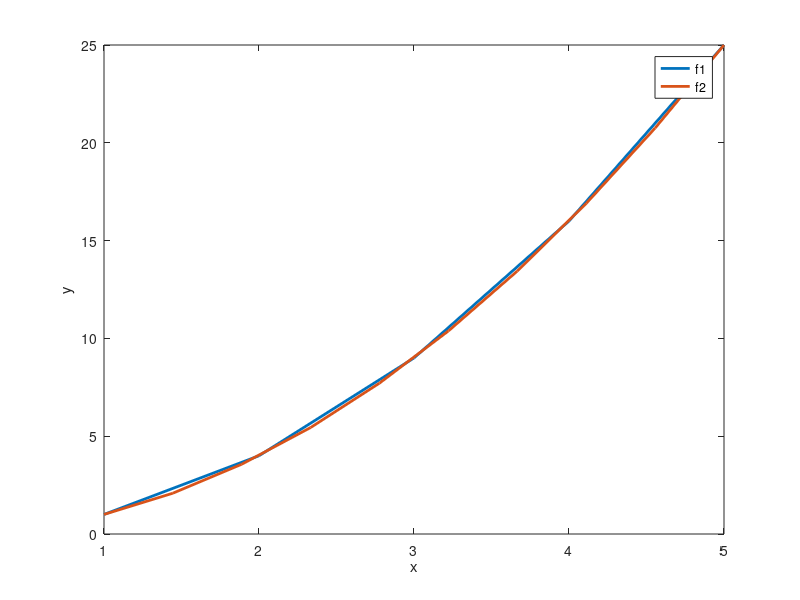

Write MATLAB code to recreate this figure. (Note: this script raises an error after producing the figure.)
clear all
close all
clc

xx1 = 1:5;
xx2 = linspace(1,5,10);

yy1 = xx1.^2;
yy2 = xx2.^2;

%% grafico

plot(xx1,yy1,'linewidth',2,'displayname','f1')
hold on
plot(xx2,yy2,'linewidth',2,'displayname','f2')
legend('location','best')
xlabel('x')
ylabel('y')
ax=gca;
ax.FontSize=12;
grid on

%% Area metodo dei trapezi

Area1 = trapz(xx1,yy1)
Area2 = trapz(xx2,yy2)